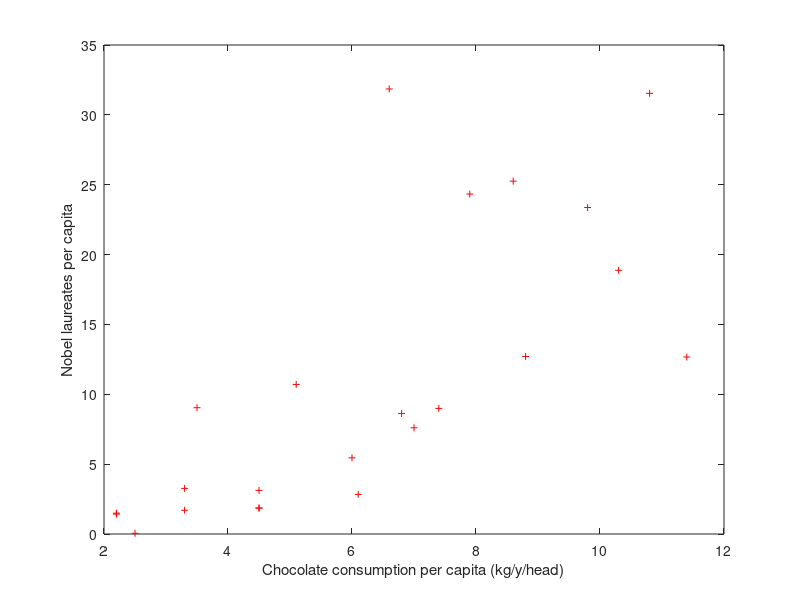

Reproduce this figure in MATLAB.
% Data loading
table = load("Nobel_vs_choco_CAPS05_assignment.txt") % Load data from .txt file
nobel = table(:,1) % column 1 is populated with data of nobel laureates
choco = table(:,2) % column 2 is populated with data of chocolate consumption

% Scatterplot
plot(choco, nobel,'+','markersize',5,"color","r") % plot a scatterplot of the relation
xlabel("Chocolate consumption per capita (kg/y/head)") % Label the axes
ylabel("Nobel laureates per capita")
